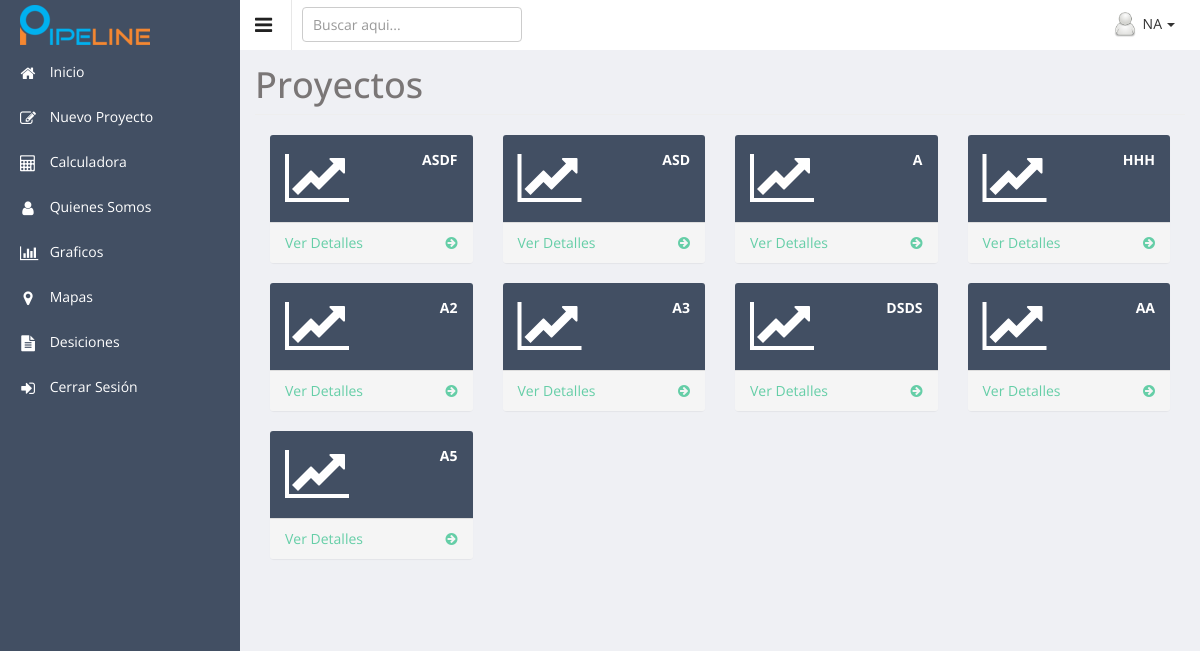
/ (signed in), run on an earlier commit of the app's database.
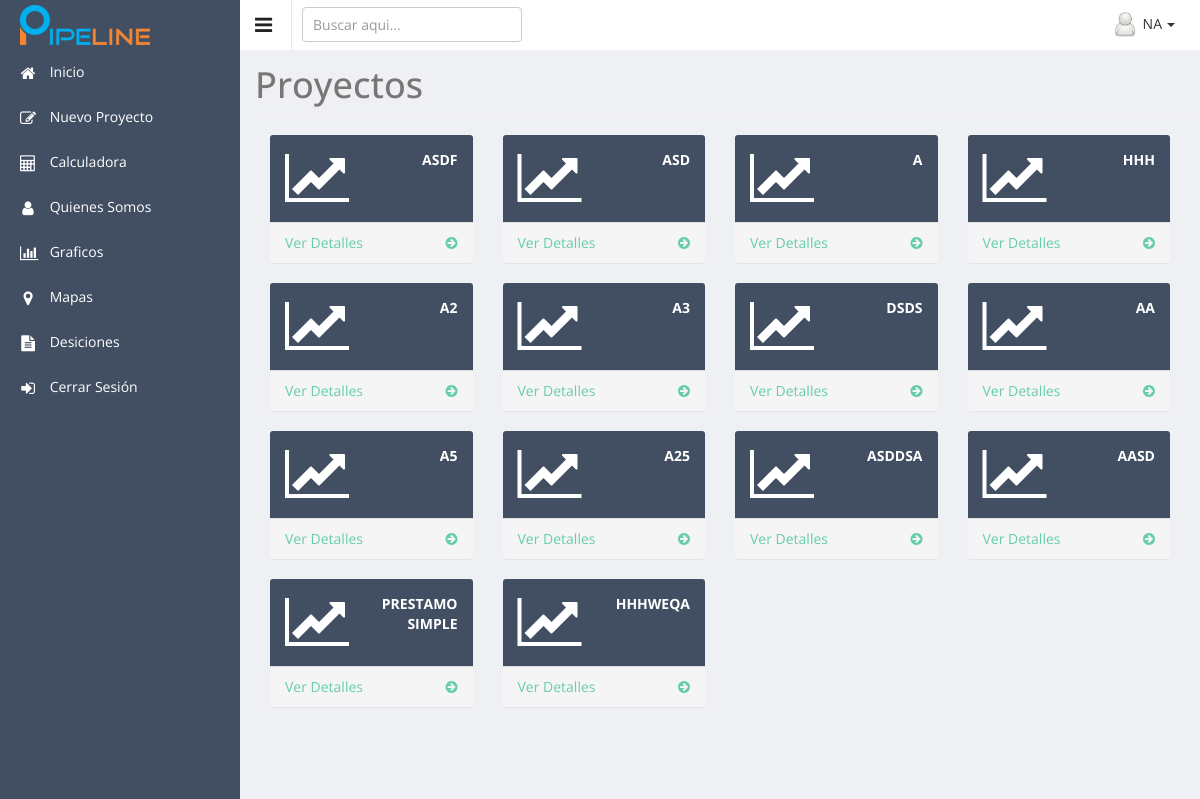
And on a later commit of the database.
### tables this page shows
CREATE TABLE `tbl_proyectos` (
  `id_proyecto` int(11) NOT NULL,
  `id_usuario` int(11) NOT NULL,
  `nombre_proyecto` varchar(100) NOT NULL,
  `descripcion` varchar(100) DEFAULT NULL,
  `periodo` int(5) DEFAULT NULL,
  `interes` float DEFAULT NULL,
  `tiempo` int(11) DEFAULT NULL,
  `monto_prestamo` float DEFAULT NULL,
  `fecha_inicio` date DEFAULT NULL,
  `estado_proyecto` int(1) DEFAULT NULL
);

### Backend/conexion.php (called while the page is built, shortened)
<?php
class Conexion
	{
		private $conect;
		function __construct()
		{
			$this->conect = new mysqli("localhost", "root", "", "db_sistem_negocio");
		}
		public function getConexion(){
			return $this->conect;
		}
}
?>

### index.php (the view, shortened to what this page needs)
<!DOCTYPE html>
<?php
	include('menu.php');
?>
<html>
<head>
  <?php echo css(); ?>
</head>
<body class="sticky-header">
<section>
<?php echo menu(); ?>
<div class="main-content">
	<?php echo Encabezado(); ?>
	<div class="wrapper">
    <div class="col-lg-16" >
        <h1 class="page-header">Proyectos</h1>
    </div>
<?php
include 'Backend/conexion.php';
require_once( 'Backend/conexion.php');
$conexion = new Conexion();
$usuario = $_SESSION['usuario'];
$query_usuario="SELECT * FROM tbl_usuarios WHERE usuario='".$usuario."';";
    $resultado = mysqli_query($conexion->getConexion(), $query_usuario);
    $usuarioQ = mysqli_fetch_array($resultado, MYSQLI_NUM);
    $idUsuario = $usuarioQ[0];
$queryProyectos="SELECT * FROM tbl_proyectos where id_usuario = $idUsuario";
$results= mysqli_query($conexion->getConexion(), $queryProyectos);
foreach ($results as $result) {
    echo
    '
                <div class="col-lg-3 col-md-6">
                                            <div class="panel panel-default">
                                                <div class="panel-heading">
                                                    <div class="row">
                                                        <div class="col-xs-3">
                                                            <i class="fa fa-line-chart fa-4x"></i>
                                                        </div>
                                                        <div class="col-xs-9 text-right">
                                                            <div>'.$result['nombre_proyecto'].'</div>
                                                        </div>
                                                    </div>
                                                </div>
                                                <a href="proyectos.php?id='.$result['id_proyecto'].'">
                                                    <div class="panel-footer">
                                                        <span class="pull-left" data-toggle="modal" data-target="#interesCompuesto" >Ver Detalles</span>
                                                        <span class="pull-right" data-toggle="modal" data-target="#interesCompuesto"><i class="fa fa-arrow-circle-right"></i></span>
                                                        <div class="clearfix"></div>
                                                    </div>
                                                </a>
                                            </div>
                                         </div>';
}
            ?>
	</div>
</div>
</section>
</body>
</html>

What changed in the data, as far as the page shows it:
added tbl_proyectos: nombre_proyecto "A25"
added tbl_proyectos: nombre_proyecto "ASDDSA"
added tbl_proyectos: nombre_proyecto "AASD"
added tbl_proyectos: nombre_proyecto "PRESTAMO SIMPLE"
added tbl_proyectos: nombre_proyecto "HHHWEQA"
